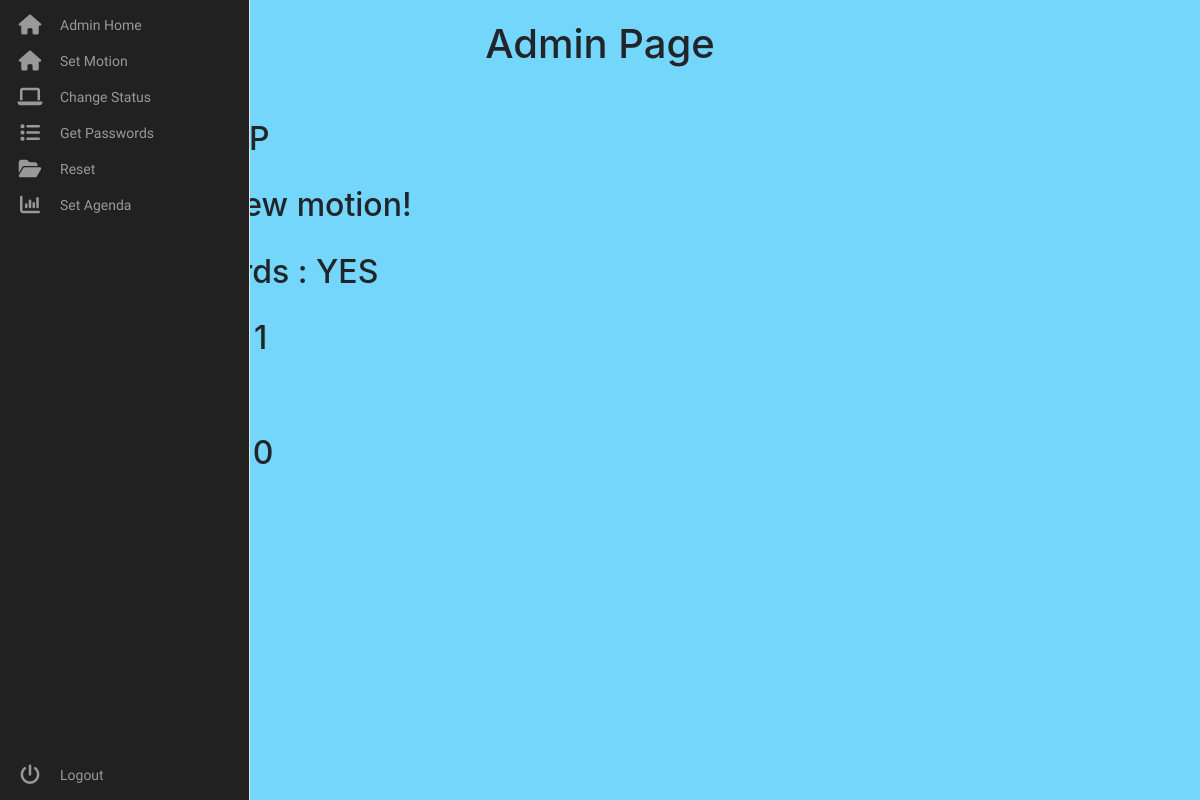
Page /admin (signed in) on the earlier database version.
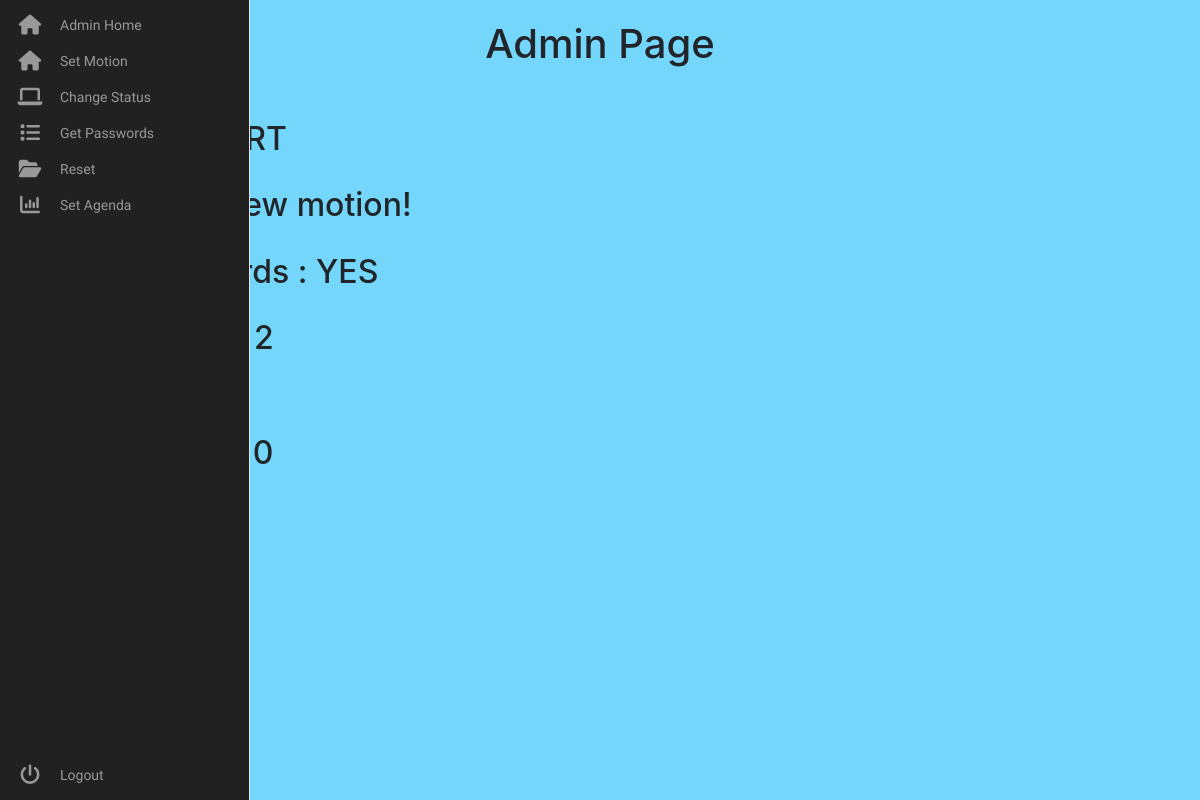
Same page on the later database version.
### website/models.py (models this page shows)
class Motion(db.Model):
    id = db.Column(db.Integer, primary_key = True)
    motion = db.Column(db.String(1500))

class Votes(db.Model):
    id = db.Column(db.Integer, primary_key = True)
    vote = db.Column(db.String(150))
    password = db.Column(db.String(150))

### website/views.py (the view)
@views.route('/admin', methods=['GET', 'POST'])
@login_required
def admin():
    status = Status.query.order_by(Status.id.desc()).first()
    votes = Votes.query.all()
    nr_votes, yes, no, abstention = 0, 0, 0, 0
    for v in votes:
        nr_votes += 1
        if v.vote == 'yes':
            yes += 1
        if v.vote == 'no':
            no += 1
        if v.vote == 'abstention':
            abstention += 1
    motion = Motion.query.order_by(Motion.id.desc()).first()
    passwords = Password.query.all()
    if passwords:
        get_passwords = 'YES'
    else:
        get_passwords = 'NO'
    return render_template("admin.html",
                           status=status,
                           motion=motion,
                           nr_votes=nr_votes,
                           yes=yes,
                           no=no,
                           absention=abstention,
                           get_passwords = get_passwords)

### website/__init__.py (called while the page is built)
def create_app():
	app = Flask(__name__)
	app.config['SECRET_KEY'] = 'ApK-VoTaRe-DeBaTeX'
	app.config['SQLALCHEMY_DATABASE_URI'] = f'sqlite:///{DB_NAME}'
	db.init_app(app)
	from .views import views
	from .auth import auth
	app.register_blueprint(views, url_prefix='/')
	app.register_blueprint(auth, url_prefix='/')
	create_database(app)
	from .models import Admin
	login_manager = LoginManager()
	login_manager.login_view = 'views.admin_log_in'
	login_manager.init_app(app)
	@login_manager.user_loader
	def load_user(id):
		return Admin.query.get(int(id))
	return app

### website/templates/admin.html (shortened to what this page needs)
{% extends "admin_base.html" %} {% block title %} Admin{% endblock %} {% block content%}
<h1> <center> Admin Page </center> </h1> <br>
<div class='container'>
<h2> Status : {{status.status}} </h2>
</div>
<div class='container'>
<h2> Motion : {{motion.motion}} </h2>
</div>
<div class='container'>
	<h2> Get Passwords : {{get_passwords}} </h2>
</div>
<div class='container'>
<h2> Total votes : {{nr_votes}} <br>
	 Yes : {{yes}} <br>
	 No : {{no}} <br>
	 Abstention : {{absention}} </h2>
{% endblock %}

### website/templates/admin_base.html (shortened to what this page needs)
<html>
    <head>
    <link
      rel="stylesheet"
      href="https://stackpath.bootstrapcdn.com/bootstrap/4.4.1/css/bootstrap.min.css"
    />
    <link
      rel="stylesheet"
      href="https://stackpath.bootstrapcdn.com/font-awesome/4.7.0/css/font-awesome.min.css"
    />
    </head>
    <body>
       <div class="container">{% block content %} {% endblock %}</div>
<nav class="main-menu">
            <ul>
              <li>
                <a href="/admin_home">
                    <i class="fa fa-home fa-2x"></i>
                    <span class="nav-text">
                        Admin Home
                    </span>
                </a>
                <li>
                    <a href="/admin_motion">
                        <i class="fa fa-home fa-2x"></i>
                        <span class="nav-text">
                            Set Motion
                        </span>
                    </a>
                </li>
                <li class="has-subnav">
                    <a href="/admin_status">
                        <i class="fa fa-laptop fa-2x"></i>
                        <span class="nav-text">
                            Change Status
                        </span>
                    </a>
                </li>
                <li class="has-subnav">
                    <a href="/admin_passwords">
                       <i class="fa fa-list fa-2x"></i>
                        <span class="nav-text">
                            Get Passwords
                        </span>
                    </a>
                </li>
                <li class="has-subnav">
                    <a href="/admin_reset">
                       <i class="fa fa-folder-open fa-2x"></i>
                        <span class="nav-text">
                            Reset
                        </span>
                    </a>
                </li>
                <li>
                    <a href="/admin_agenda">
                        <i class="fa fa-bar-chart-o fa-2x"></i>
                        <span class="nav-text">
                            Set Agenda
                        </span>
                    </a>
                </li>
            </ul>
            <ul class="logout">
                <li>
                   <a href="admin_log_out">
                         <i class="fa fa-power-off fa-2x"></i>
                        <span class="nav-text">
                            Logout
                        </span>
                    </a>
                </li>
            </ul>
        </nav>
</body>
</html>

### website/templates/admin_base.html (style rules this page uses)
body { background-color: #73D6FA; }
.fa-2x { font-size: 2em; }
.fa { position: relative; display: table-cell; width: 60px; height: 36px; text-align: center; vertical-align: middle; font-size:20px; }
.main-menu { background:#212121; border-right:1px solid #e5e5e5; position:absolute; top:0; bottom:0; height:100%; left:0; width:60px; overflow:hidden; -webkit-transition:width .05s linear; transition:width .05s linear; z-index:1000; }
.main-menu>ul { margin:7px 0; }
.main-menu li { position:relative; display:block; width:250px; }
.main-menu li>a { position:relative; display:table; border-collapse:collapse; border-spacing:0; color:#999; font-family: arial; font-size: 14px; text-decoration:none; -webkit-transition:all .1s linear; transition:all .1s linear; }
.main-menu .nav-text { position:relative; display:table-cell; vertical-align:middle; width:190px; font-family: 'Titillium Web', sans-serif; }
.main-menu>ul.logout { position:absolute; left:0; bottom:0; }
nav { -webkit-user-select:none; -moz-user-select:none; -ms-user-select:none; -o-user-select:none; user-select:none; }
nav ul,nav li { outline:0; margin:0; padding:0; }

### website/templates/admin.html (style rules this page uses)
.container { top: 15px; padding-top: 20px; }

Differences in the rows shown:
added Votes: vote "YES"
Other differences:
{{ nr_votes }}: "1" → "2"
{{ get_passwords }}: "YES" → (not shown)
